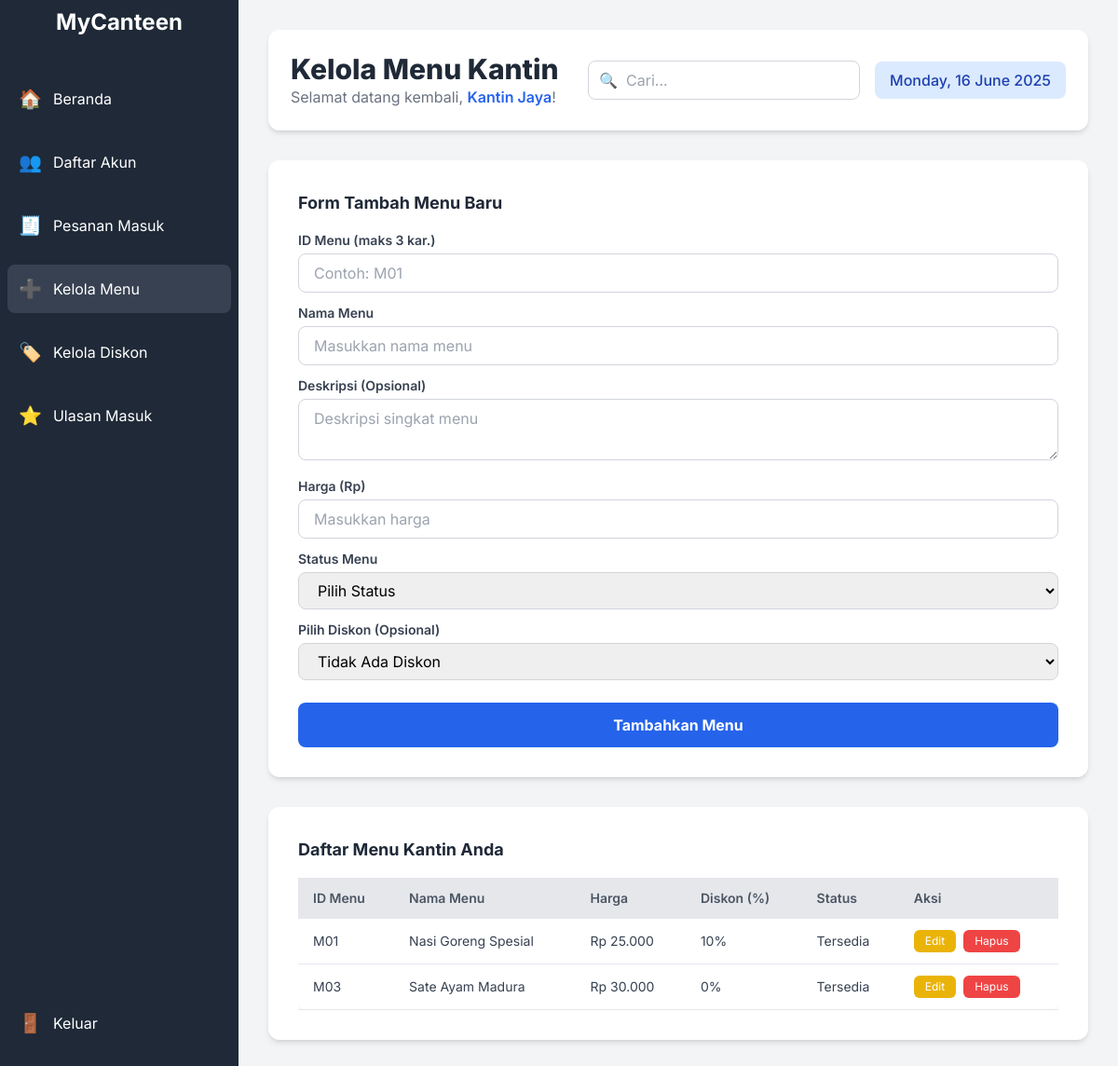
The page /index.php?page=tambah_menu (signed in) on the database its author committed.
### tables this page shows
CREATE TABLE Menu (
    id_menu VARCHAR(3) PRIMARY KEY,
    nama_menu VARCHAR(25) NOT NULL,
    deskripsi VARCHAR(255),
    harga INT NOT NULL,
    status_menu VARCHAR(10) NOT NULL,
    Penjual_id_kan VARCHAR(4),
    Diskon_id_disk INT,
    FOREIGN KEY (Penjual_id_kan) REFERENCES Penjual(id_kantin) ON DELETE CASCADE,
    FOREIGN KEY (Diskon_id_disk) REFERENCES Diskon(id_diskon) ON DELETE SET NULL
);

### koneksi.php (called while the page is built, shortened)
<?php
function fetch_assoc_db($result)
{
    return mysqli_fetch_assoc($result);
}
?>

### views/tambah_menu_content.php (the view, shortened to what this page needs)
<?php
$edit_menu = null;
?>
<div class="bg-white p-8 rounded-xl shadow-md mb-8">
    <h4 class="text-lg font-bold text-gray-800 mb-4"><?php echo $edit_menu ? 'Edit Menu' : 'Form Tambah Menu Baru'; ?>
    </h4>
    <form method="POST" action="?page=tambah_menu">
        <div class="mb-3">
            <label for="id_menu" class="block text-gray-700 text-sm font-semibold mb-1">ID Menu (maks 3 kar.)</label>
            <input type="text" id="id_menu" name="id_menu" maxlength="3"
                class="w-full px-4 py-2 border border-gray-300 rounded-lg focus:outline-none focus:ring-2 focus:ring-blue-500"
                placeholder="Contoh: M01" value="<?php echo htmlspecialchars($edit_menu['id_menu'] ?? ''); ?>" <?php echo $edit_menu ? 'readonly' : 'required'; ?>>
        </div>
        <div class="mb-3">
            <label for="nama_menu" class="block text-gray-700 text-sm font-semibold mb-1">Nama Menu</label>
            <input type="text" id="nama_menu" name="nama_menu<?php echo $edit_menu ? '_update' : ''; ?>" maxlength="25"
                class="w-full px-4 py-2 border border-gray-300 rounded-lg focus:outline-none focus:ring-2 focus:ring-blue-500"
                placeholder="Masukkan nama menu" value="<?php echo htmlspecialchars($edit_menu['nama_menu'] ?? ''); ?>"
                required>
        </div>
        <div class="mb-3">
            <label for="deskripsi" class="block text-gray-700 text-sm font-semibold mb-1">Deskripsi (Opsional)</label>
            <textarea id="deskripsi" name="deskripsi<?php echo $edit_menu ? '_update' : ''; ?>" rows="2" maxlength="255"
                class="w-full px-4 py-2 border border-gray-300 rounded-lg focus:outline-none focus:ring-2 focus:ring-blue-500"
                placeholder="Deskripsi singkat menu"><?php echo htmlspecialchars($edit_menu['deskripsi'] ?? ''); ?></textarea>
        </div>
        <div class="mb-3">
            <label for="harga" class="block text-gray-700 text-sm font-semibold mb-1">Harga (Rp)</label>
            <input type="number" id="harga" name="harga<?php echo $edit_menu ? '_update' : ''; ?>" min="0"
                class="w-full px-4 py-2 border border-gray-300 rounded-lg focus:outline-none focus:ring-2 focus:ring-blue-500"
                placeholder="Masukkan harga" value="<?php echo htmlspecialchars($edit_menu['harga'] ?? ''); ?>"
                required>
        </div>
        <div class="mb-3">
            <label for="status_menu" class="block text-gray-700 text-sm font-semibold mb-1">Status Menu</label>
            <select id="status_menu" name="status_menu<?php echo $edit_menu ? '_update' : ''; ?>"
                class="w-full px-4 py-2 border border-gray-300 rounded-lg focus:outline-none focus:ring-2 focus:ring-blue-500"
                required>
                <option value="">Pilih Status</option>
            </select>
        </div>
        <div class="mb-6">
            <label for="diskon_id_disk" class="block text-gray-700 text-sm font-semibold mb-1">Pilih Diskon
                (Opsional)</label>
            <select id="diskon_id_disk" name="diskon_id_disk<?php echo $edit_menu ? '_update' : ''; ?>"
                class="w-full px-4 py-2 border border-gray-300 rounded-lg focus:outline-none focus:ring-2 focus:ring-blue-500">
                <option value="">Tidak Ada Diskon</option>
            </select>
        </div>
        <button type="submit" name="<?php echo $edit_menu ? 'update_menu_submit' : 'add_menu_submit'; ?>"
            class="w-full bg-blue-600 text-white py-3 rounded-lg font-bold hover:bg-blue-700 transition-colors duration-300">
            <?php echo $edit_menu ? 'Perbarui Menu' : 'Tambahkan Menu'; ?>
        </button>
    </form>
</div>
<div class="bg-white p-8 rounded-xl shadow-md mt-8">
    <h4 class="text-lg font-bold text-gray-800 mb-4">Daftar Menu Kantin Anda</h4>
    <div class="overflow-x-auto">
        <table class="min-w-full bg-white rounded-lg shadow-sm">
            <thead class="bg-gray-200">
                <tr>
                    <th class="py-3 px-4 text-left text-sm font-semibold text-gray-600">ID Menu</th>
                    <th class="py-3 px-4 text-left text-sm font-semibold text-gray-600">Nama Menu</th>
                    <th class="py-3 px-4 text-left text-sm font-semibold text-gray-600">Harga</th>
                    <th class="py-3 px-4 text-left text-sm font-semibold text-gray-600">Diskon (%)</th>
                    <th class="py-3 px-4 text-left text-sm font-semibold text-gray-600">Status</th>
                    <th class="py-3 px-4 text-left text-sm font-semibold text-gray-600">Aksi</th>
                </tr>
            </thead>
            <tbody>
                <?php
                $current_seller_id = $_SESSION['user_id'];
                $query_my_menus = "
                    SELECT m.id_menu, m.nama_menu, m.harga, m.status_menu, COALESCE(d.persentase_disko, 0) AS persentase_disko
                    FROM Menu m
                    LEFT JOIN Diskon d ON m.Diskon_id_disk = d.id_diskon
                    WHERE m.Penjual_id_kan = ? ORDER BY m.nama_menu";
                $stmt_my_menus = mysqli_prepare($conn, $query_my_menus);
                mysqli_stmt_bind_param($stmt_my_menus, "s", $current_seller_id);
                mysqli_stmt_execute($stmt_my_menus);
                $result_my_menus = mysqli_stmt_get_result($stmt_my_menus);
                if ($result_my_menus && mysqli_num_rows($result_my_menus) > 0) {
                    while ($menu = fetch_assoc_db($result_my_menus)) {
                        echo '<tr class="border-b border-gray-200 hover:bg-gray-50">';
                        echo '<td class="py-3 px-4 text-sm text-gray-700">' . htmlspecialchars($menu['id_menu']) . '</td>';
                        echo '<td class="py-3 px-4 text-sm text-gray-700">' . htmlspecialchars($menu['nama_menu']) . '</td>';
                        echo '<td class="py-3 px-4 text-sm text-gray-700">Rp ' . number_format($menu['harga'], 0, ',', '.') . '</td>';
                        echo '<td class="py-3 px-4 text-sm text-gray-700">' . htmlspecialchars($menu['persentase_disko']) . '%</td>';
                        echo '<td class="py-3 px-4 text-sm text-gray-700">' . htmlspecialchars($menu['status_menu']) . '</td>';
                        echo '<td class="py-3 px-4 text-sm text-gray-700 flex space-x-2">';
                        echo '<a href="?page=tambah_menu&edit_menu_id=' . htmlspecialchars($menu['id_menu']) . '" class="bg-yellow-500 text-white px-3 py-1 rounded-md hover:bg-yellow-600 transition-colors duration-200 text-xs">Edit</a>';
                        echo '<form method="POST" action="?page=tambah_menu" onsubmit="return confirm(\'Anda yakin ingin menghapus menu ini? Ini akan menghapus data yang terkait di Detail Pesanan!\');">';
                        echo '<button type="submit" name="delete_menu_submit" class="bg-red-500 text-white px-3 py-1 rounded-md hover:bg-red-600 transition-colors duration-200 text-xs">Hapus</button>';
                        echo '</form>';
                        echo '</td>';
                        echo '</tr>';
                    }
                } else {
                    echo '<tr><td colspan="6" class="py-4 text-center text-gray-500">Belum ada menu yang ditambahkan.</td></tr>';
                }
                ?>
            </tbody>
        </table>
    </div>
</div>

### index.php (style rules this page uses)
body { font-family: 'Inter', sans-serif; }

### rows shown on the page
menu: id_menu "M01", nama_menu "Nasi Goreng Spesial", harga "25.000", persentase_disko "10", status_menu "Tersedia"
menu: id_menu "M03", nama_menu "Sate Ayam Madura", harga "30.000", persentase_disko "0", status_menu "Tersedia"

### other values the page prints
$_SESSION['username'] "Kantin Jaya"
